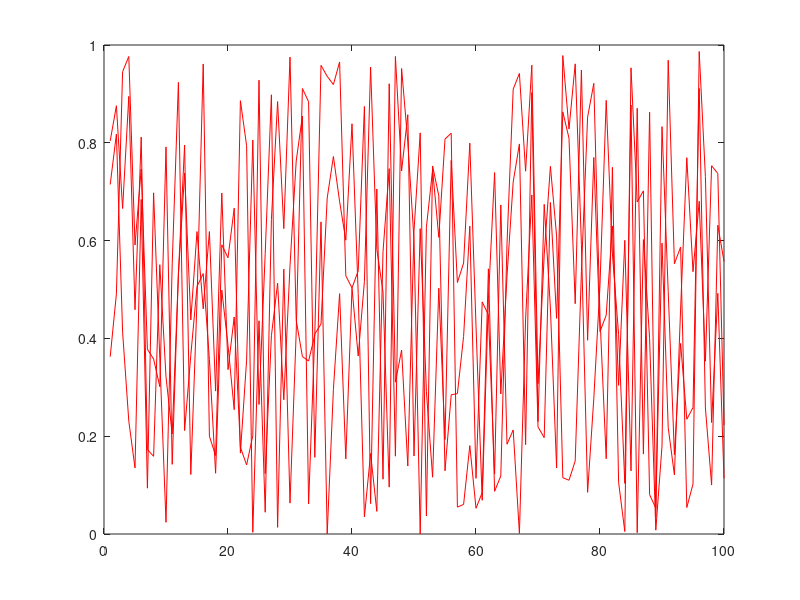

MATLAB code for this plot:
function result = test_plot_006
result = false;
a = figure;
h = gca;
plot(h,rand(100,3),'r-')
drawnow;
close(a);
result = true;
